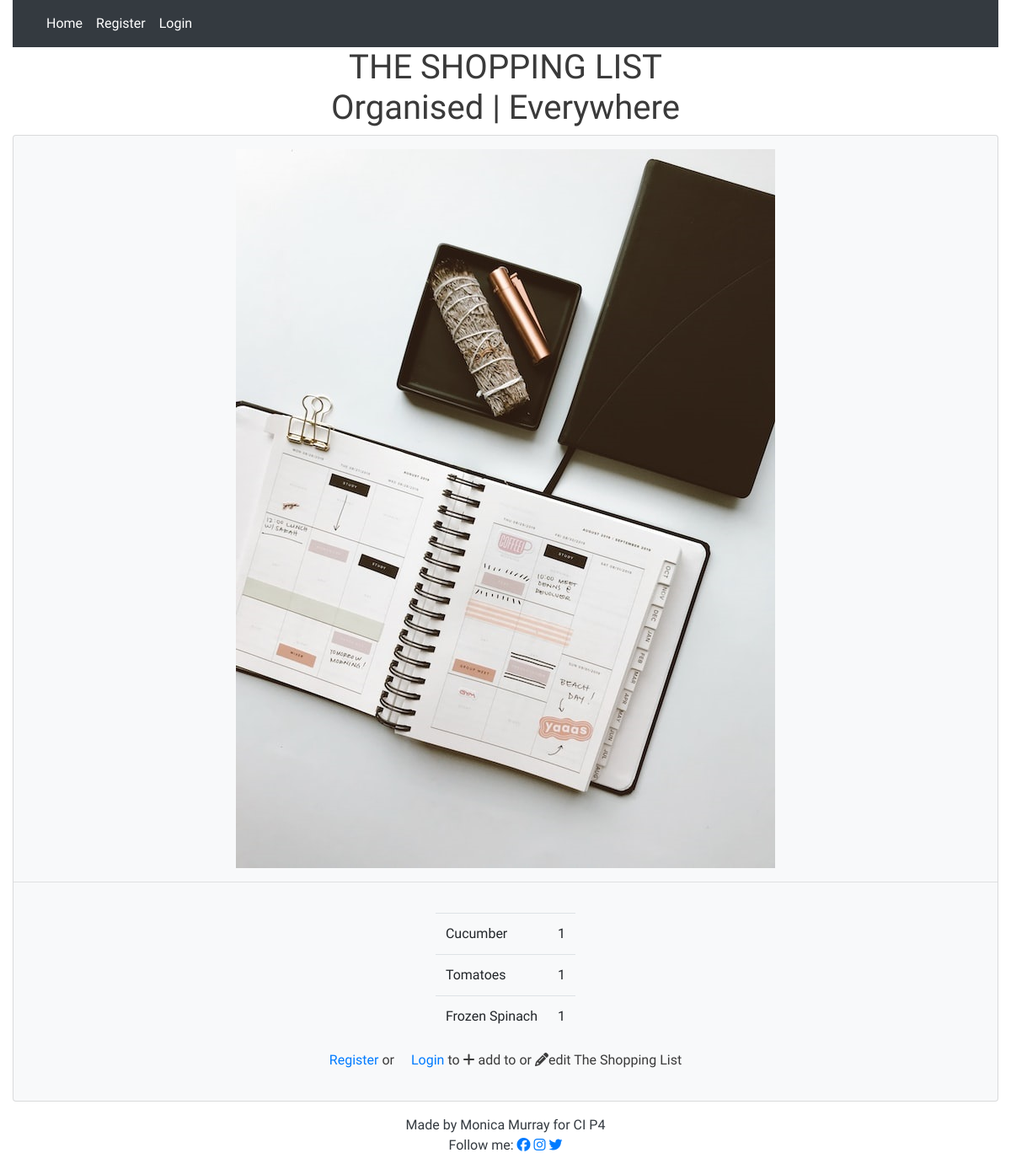
The app's page /, older data.
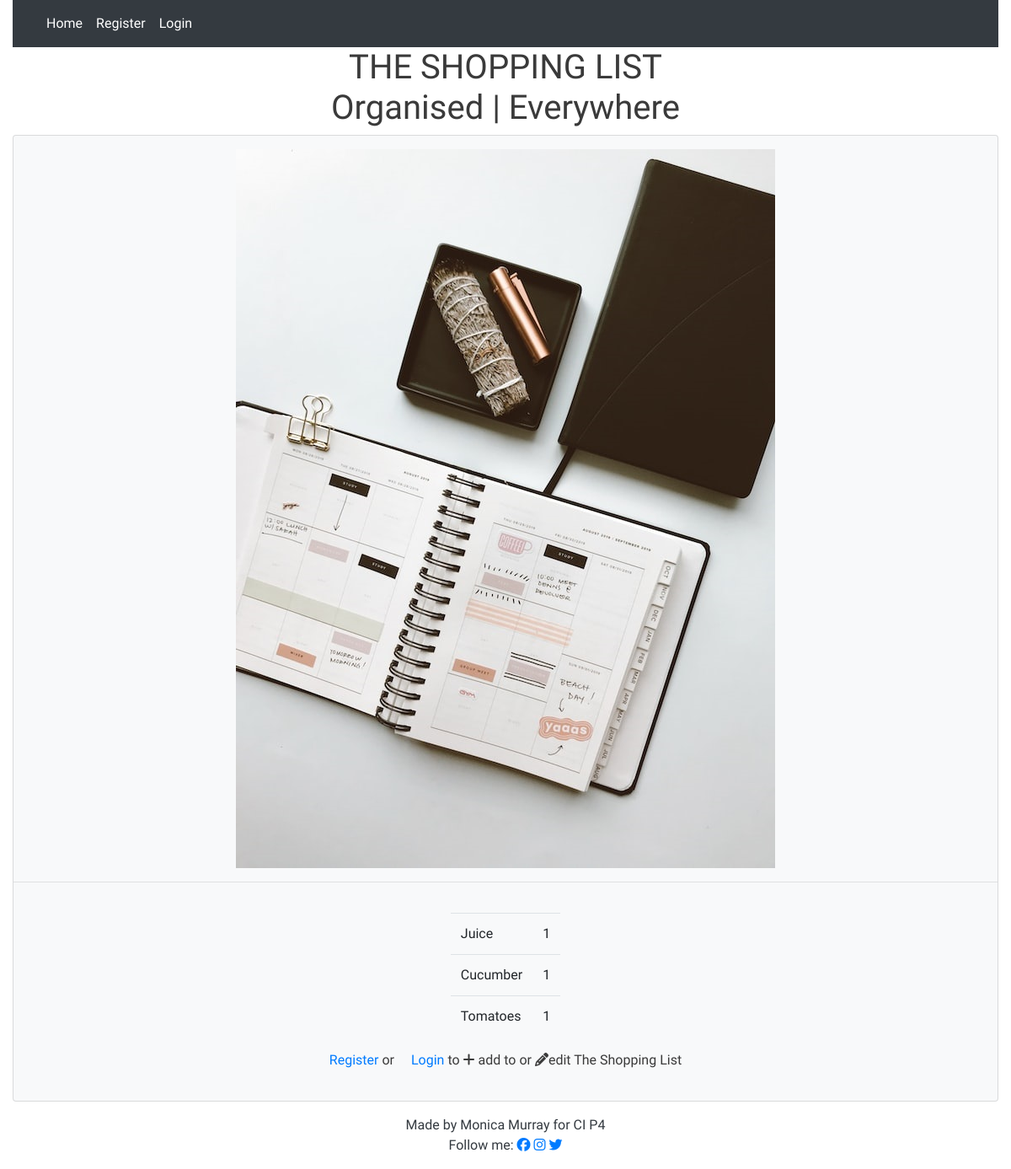
The same page, newer data.
### list/models.py (models this page shows, shortened)
class Entry(models.Model):
    item_name = models.CharField(
        max_length=60, null=False, blank=False, unique=True)
    quantity = models.IntegerField(choices=QUANTITY_CHOICES)
    star = models.BooleanField(default=False)
    user = models.ForeignKey(User, on_delete=models.CASCADE)
    category = models.CharField(max_length=20, choices=CATEGORY_CHOICES)
    added_on = models.DateTimeField(auto_now_add=True)
    check_item_as_done = models.BooleanField(default=False)
    class Meta:
        ordering = ['-added_on', '-star',]

### list/views.py (the view)
# urls.py: path('', views.EntryList.as_view(), name='home'),
class EntryList(generic.ListView):
    model = Entry
    queryset = Entry.objects.all()
    template_name = 'index.html'
    paginate_by = 100

### templates/index.html (shortened to what the changed rows need)
{% extends 'base.html' %}
{% block content %}
<div class="row justify-content-center">
    {% if user.is_authenticated %}
    <div class="table-responsive-sm pt-5" >
        <h2>{{user.username}}'s List</h2>
        <div style="height: 500px; overflow-y: scroll;">
        <table class="table" >
            <thead>
                <!-- <tr>
                    <h2>{{user.username}}'s List</h2>
                </tr> -->
                <tr>
                    <th scope="col"><a href="#"><i class="fa-solid fa-filter"></i></a></th>
                    <th scope="col">
                    </th>
                    <th scope="col"></th>
                    <th scope="col"><i class="fa-solid fa-star"></i></th>
                    <th scope="col"><i class="fa-solid fa-square-check"></i></th>
                    <th scope="col"></th>
                    <th scope="col"></th>
                </tr>
            </thead>
            <tbody>
                {% for entry in entry_list %}
                <tr>
                    {% if entry.star %}
                            <td><a href="{% url 'toggle_star' entry.id %}"><button type="submit" name="toggle_star" value="{{entry.id}}" class="btn-like"><i class="fa-solid fa-star"></i></button></a></td>
                        {% else %}
                            <td><a href="{% url 'toggle_star' entry.id %}"><button type="submit" name="toggle_star" value="{{entry.id}}" class="btn-like"><i class="fa-regular fa-star"></i></button></a></td>
                    {% endif %}
                    {% if entry.check_item_as_done %}
                        <th scope="row"></th>
                        <td class="text-left text-capitalize"><strike> {{ entry.item_name }} </strike></td>
                        <td>{{entry.quantity}}</td>
                        <td><a href="{% url 'toggle_check' entry.id %}"><button type="submit" name="toggle_check" value="{{entry.id}}" class="btn-like"><i class="fa-solid fa-square-check"></i></button></a></td>
                        <td></td>
                        <td><a href="{% url 'delete' entry.id %}"><i class="fa-solid fa-trash-can"></i> Delete</a></td>
                    {% else %}
                        <th scope="row"></th>
                        <td class="text-left text-capitalize"> {{ entry.item_name }}</td>
                        <td>{{entry.quantity}}</td>
                        <td><a href="{% url 'toggle_check' entry.id %}"><button type="submit" name="toggle_check" value="{{entry.id}}" class="btn-like"><i class="fa-regular fa-square"></i></button></a><a href="#"></a></td>
                        <td><a href="{% url 'edit' entry.id %}"><i class="fa-solid fa-pencil"></i> Edit</a></td>
                        <td><a href="{% url 'note' entry.id %}"><i class="fa-regular fa-message"></i>Note</a><p class="text-capitalize font-italic text-wrap" style="width: 6rem;">{{entry.notes}}</p></td>
                        <td><a href="{% url 'delete' entry.id %}"><i class="fa-solid fa-trash-can"></i> Delete</a></td>
                            <!-- consider replacing the checkbox icon with bootstrap's
                            <div class="custom-control custom-checkbox">
                            <input type="checkbox" class="custom-control-input" id="customCheck1">
                            <label class="custom-control-label" for="customCheck1">Check this custom checkbox</label>
                            </div> -->
                    {% endif %}
                </tr>
                {% endfor %}
            </tbody>
        </table>
    </div>
        <button type="button" class="btn-lg mb5"><a href="{% url 'add' %}">Add Item</a></button>
        <button type="button" class="btn-lg mb5"><a href="">Add a Note</a></button>
    </div>
    {% else %}
    <div class="table-responsive-sm">
        <table class="table">
            {% for entry in entry_list|slice:':3' %}
                <tr>
                    <td class="text-left text-capitalize"> {{ entry.item_name }}</td>
                    <td>{{entry.quantity}}</td>
                </tr>
            {% empty %}
                <tr>Sorry, your Shopping list is empty.</tr>
            {% endfor %}
        </table>
    </div>
    </div>
    {% endif %}
</div>
{% endblock %}

Row changes from the older to the newer data that the page shows:
no longer on this page (row edited): Entry: item_name "Frozen Spinach", quantity "1"
added Entry: item_name "Juice", quantity "1"
